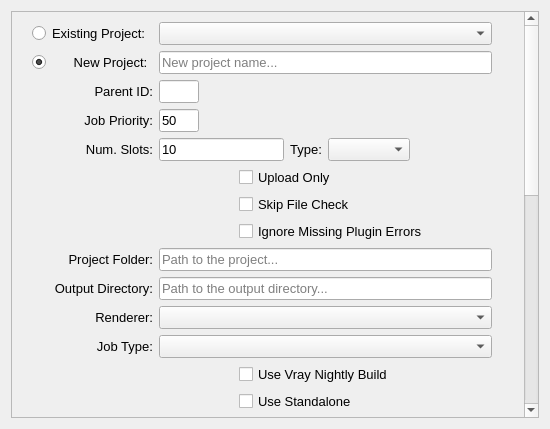
<?xml version="1.0" encoding="UTF-8"?>
<ui version="4.0">
 <class>SubmitDialog</class>
 <widget class="QDialog" name="SubmitDialog">
  <property name="geometry">
   <rect>
    <x>0</x>
    <y>0</y>
    <width>550</width>
    <height>429</height>
   </rect>
  </property>
  <property name="minimumSize">
   <size>
    <width>527</width>
    <height>0</height>
   </size>
  </property>
  <property name="maximumSize">
   <size>
    <width>550</width>
    <height>1040</height>
   </size>
  </property>
  <property name="windowTitle">
   <string>Dialog</string>
  </property>
  <layout class="QGridLayout" name="gridLayout">
   <item row="0" column="0">
    <widget class="QScrollArea" name="scrollArea">
     <property name="horizontalScrollBarPolicy">
      <enum>Qt::ScrollBarAlwaysOff</enum>
     </property>
     <property name="widgetResizable">
      <bool>true</bool>
     </property>
     <widget class="QWidget" name="scrollAreaWidgetContents">
      <property name="geometry">
       <rect>
        <x>0</x>
        <y>0</y>
        <width>509</width>
        <height>900</height>
       </rect>
      </property>
      <property name="minimumSize">
       <size>
        <width>493</width>
        <height>900</height>
       </size>
      </property>
      <widget class="QWidget" name="layoutWidget">
       <property name="geometry">
        <rect>
         <x>0</x>
         <y>0</y>
         <width>480</width>
         <height>900</height>
        </rect>
       </property>
       <property name="font">
        <font>
         <pointsize>10</pointsize>
        </font>
       </property>
       <layout class="QVBoxLayout" name="verticalLayout">
        <property name="leftMargin">
         <number>20</number>
        </property>
        <property name="rightMargin">
         <number>0</number>
        </property>
        <item>
         <layout class="QGridLayout" name="main_layout">
          <property name="topMargin">
           <number>10</number>
          </property>
          <property name="bottomMargin">
           <number>10</number>
          </property>
          <item row="10" column="0">
           <widget class="QLabel" name="label_6">
            <property name="font">
             <font>
              <pointsize>10</pointsize>
             </font>
            </property>
            <property name="text">
             <string>Renderer:</string>
            </property>
            <property name="alignment">
             <set>Qt::AlignRight|Qt::AlignTrailing|Qt::AlignVCenter</set>
            </property>
           </widget>
          </item>
          <item row="1" column="0">
           <widget class="QRadioButton" name="new_project">
            <property name="text">
             <string>      New Project:</string>
            </property>
            <property name="checked">
             <bool>true</bool>
            </property>
            <property name="-ann" stdset="0">
             <string>`python &quot;cmds.submit_callb('new_project')&quot;`</string>
            </property>
           </widget>
          </item>
          <item row="0" column="0">
           <widget class="QRadioButton" name="existing_project">
            <property name="text">
             <string>Existing Project:</string>
            </property>
            <property name="checked">
             <bool>false</bool>
            </property>
            <property name="-ann" stdset="0">
             <string>`python &quot;cmds.submit_callb('existing_project')&quot;`</string>
            </property>
           </widget>
          </item>
          <item row="17" column="0">
           <widget class="QLabel" name="label_9">
            <property name="font">
             <font>
              <pointsize>10</pointsize>
             </font>
            </property>
            <property name="text">
             <string>Chunk Size:</string>
            </property>
            <property name="alignment">
             <set>Qt::AlignRight|Qt::AlignTrailing|Qt::AlignVCenter</set>
            </property>
           </widget>
          </item>
          <item row="18" column="1">
           <widget class="QComboBox" name="camera">
            <property name="font">
             <font>
              <pointsize>10</pointsize>
             </font>
            </property>
            <property name="-ann" stdset="0">
             <string>`python &quot;cmds.submit_callb('camera')&quot;`</string>
            </property>
           </widget>
          </item>
          <item row="9" column="0">
           <widget class="QLabel" name="label_5">
            <property name="font">
             <font>
              <pointsize>10</pointsize>
             </font>
            </property>
            <property name="text">
             <string>Output Directory:</string>
            </property>
            <property name="alignment">
             <set>Qt::AlignRight|Qt::AlignTrailing|Qt::AlignVCenter</set>
            </property>
           </widget>
          </item>
          <item row="16" column="1">
           <widget class="QLineEdit" name="frame_step">
            <property name="sizePolicy">
             <sizepolicy hsizetype="Maximum" vsizetype="Fixed">
              <horstretch>0</horstretch>
              <verstretch>0</verstretch>
             </sizepolicy>
            </property>
            <property name="font">
             <font>
              <pointsize>10</pointsize>
             </font>
            </property>
            <property name="text">
             <string>1</string>
            </property>
            <property name="-tx" stdset="0">
             <string>`python &quot;cmds.submit_callb('frame_step')&quot;`</string>
            </property>
           </widget>
          </item>
          <item row="2" column="0">
           <widget class="QLabel" name="label_18">
            <property name="sizePolicy">
             <sizepolicy hsizetype="Preferred" vsizetype="Preferred">
              <horstretch>0</horstretch>
              <verstretch>0</verstretch>
             </sizepolicy>
            </property>
            <property name="maximumSize">
             <size>
              <width>16777215</width>
              <height>16777215</height>
             </size>
            </property>
            <property name="font">
             <font>
              <pointsize>10</pointsize>
             </font>
            </property>
            <property name="text">
             <string>Parent ID:</string>
            </property>
            <property name="alignment">
             <set>Qt::AlignRight|Qt::AlignTrailing|Qt::AlignVCenter</set>
            </property>
           </widget>
          </item>
          <item row="17" column="1">
           <widget class="QLineEdit" name="chunk_size">
            <property name="sizePolicy">
             <sizepolicy hsizetype="Maximum" vsizetype="Fixed">
              <horstretch>0</horstretch>
              <verstretch>0</verstretch>
             </sizepolicy>
            </property>
            <property name="font">
             <font>
              <pointsize>10</pointsize>
             </font>
            </property>
            <property name="text">
             <string>10</string>
            </property>
            <property name="-tx" stdset="0">
             <string>`python &quot;cmds.submit_callb('chunk_size')&quot;`</string>
            </property>
           </widget>
          </item>
          <item row="9" column="1">
           <widget class="QLineEdit" name="output_dir">
            <property name="placeholderText">
             <string>Path to the output directory...</string>
            </property>
            <property name="-tx" stdset="0">
             <string>`python &quot;cmds.submit_callb('output_dir')&quot;`</string>
            </property>
           </widget>
          </item>
          <item row="7" column="1">
           <layout class="QHBoxLayout" name="horizontalLayout_13">
            <item>
             <spacer name="horizontalSpacer_14">
              <property name="orientation">
               <enum>Qt::Horizontal</enum>
              </property>
              <property name="sizeType">
               <enum>QSizePolicy::Fixed</enum>
              </property>
              <property name="sizeHint" stdset="0">
               <size>
                <width>80</width>
                <height>20</height>
               </size>
              </property>
             </spacer>
            </item>
            <item>
             <widget class="QCheckBox" name="ignore_plugin_errors">
              <property name="text">
               <string>Ignore Missing Plugin Errors</string>
              </property>
              <property name="-v" stdset="0">
               <string>`python &quot;cmds.submit_callb('ignore_plugin_errors')&quot;`</string>
              </property>
             </widget>
            </item>
           </layout>
          </item>
          <item row="1" column="1">
           <widget class="QLineEdit" name="new_project_name">
            <property name="placeholderText">
             <string>New project name...</string>
            </property>
            <property name="-tx" stdset="0">
             <string>`python &quot;cmds.submit_callb('new_project_name')&quot;`</string>
            </property>
           </widget>
          </item>
          <item row="14" column="1">
           <layout class="QHBoxLayout" name="horizontalLayout_12">
            <item>
             <spacer name="horizontalSpacer_12">
              <property name="orientation">
               <enum>Qt::Horizontal</enum>
              </property>
              <property name="sizeType">
               <enum>QSizePolicy::Fixed</enum>
              </property>
              <property name="sizeHint" stdset="0">
               <size>
                <width>80</width>
                <height>20</height>
               </size>
              </property>
             </spacer>
            </item>
            <item>
             <widget class="QCheckBox" name="distributed">
              <property name="sizePolicy">
               <sizepolicy hsizetype="Minimum" vsizetype="Fixed">
                <horstretch>0</horstretch>
                <verstretch>0</verstretch>
               </sizepolicy>
              </property>
              <property name="text">
               <string>Distributed Rendering</string>
              </property>
              <property name="-v" stdset="0">
               <string>`python &quot;cmds.submit_callb('distributed')&quot;`</string>
              </property>
             </widget>
            </item>
           </layout>
          </item>
          <item row="0" column="1">
           <widget class="QComboBox" name="existing_project_name">
            <property name="-ann" stdset="0">
             <string>`python &quot;cmds.submit_callb('existing_project_name')&quot;`</string>
            </property>
           </widget>
          </item>
          <item row="20" column="0">
           <widget class="QLabel" name="label_12">
            <property name="font">
             <font>
              <pointsize>10</pointsize>
             </font>
            </property>
            <property name="text">
             <string>Resolution:</string>
            </property>
            <property name="alignment">
             <set>Qt::AlignRight|Qt::AlignTrailing|Qt::AlignVCenter</set>
            </property>
           </widget>
          </item>
          <item row="20" column="1">
           <layout class="QHBoxLayout" name="horizontalLayout">
            <property name="spacing">
             <number>6</number>
            </property>
            <property name="sizeConstraint">
             <enum>QLayout::SetDefaultConstraint</enum>
            </property>
            <item>
             <spacer name="horizontalSpacer_2">
              <property name="orientation">
               <enum>Qt::Horizontal</enum>
              </property>
              <property name="sizeHint" stdset="0">
               <size>
                <width>80</width>
                <height>20</height>
               </size>
              </property>
             </spacer>
            </item>
            <item>
             <widget class="QLabel" name="label_15">
              <property name="font">
               <font>
                <pointsize>10</pointsize>
               </font>
              </property>
              <property name="text">
               <string>X</string>
              </property>
              <property name="alignment">
               <set>Qt::AlignRight|Qt::AlignTrailing|Qt::AlignVCenter</set>
              </property>
             </widget>
            </item>
            <item>
             <widget class="QLineEdit" name="x_res">
              <property name="sizePolicy">
               <sizepolicy hsizetype="Preferred" vsizetype="Fixed">
                <horstretch>0</horstretch>
                <verstretch>0</verstretch>
               </sizepolicy>
              </property>
              <property name="font">
               <font>
                <pointsize>10</pointsize>
               </font>
              </property>
              <property name="text">
               <string>0</string>
              </property>
              <property name="-tx" stdset="0">
               <string>`python &quot;cmds.submit_callb('x_res')&quot;`</string>
              </property>
             </widget>
            </item>
            <item>
             <widget class="QLabel" name="label_16">
              <property name="font">
               <font>
                <pointsize>10</pointsize>
               </font>
              </property>
              <property name="text">
               <string>Y</string>
              </property>
              <property name="alignment">
               <set>Qt::AlignRight|Qt::AlignTrailing|Qt::AlignVCenter</set>
              </property>
             </widget>
            </item>
            <item>
             <widget class="QLineEdit" name="y_res">
              <property name="sizePolicy">
               <sizepolicy hsizetype="Preferred" vsizetype="Fixed">
                <horstretch>0</horstretch>
                <verstretch>0</verstretch>
               </sizepolicy>
              </property>
              <property name="font">
               <font>
                <pointsize>10</pointsize>
               </font>
              </property>
              <property name="text">
               <string>0</string>
              </property>
              <property name="-tx" stdset="0">
               <string>`python &quot;cmds.submit_callb('y_res')&quot;`</string>
              </property>
             </widget>
            </item>
            <item>
             <spacer name="horizontalSpacer_5">
              <property name="font">
               <font>
                <pointsize>10</pointsize>
               </font>
              </property>
              <property name="orientation">
               <enum>Qt::Horizontal</enum>
              </property>
              <property name="sizeHint" stdset="0">
               <size>
                <width>240</width>
                <height>20</height>
               </size>
              </property>
             </spacer>
            </item>
           </layout>
          </item>
          <item row="4" column="0">
           <widget class="QLabel" name="label_2">
            <property name="maximumSize">
             <size>
              <width>16777215</width>
              <height>16777215</height>
             </size>
            </property>
            <property name="font">
             <font>
              <pointsize>10</pointsize>
             </font>
            </property>
            <property name="text">
             <string>Num. Slots:</string>
            </property>
            <property name="textFormat">
             <enum>Qt::AutoText</enum>
            </property>
            <property name="scaledContents">
             <bool>false</bool>
            </property>
            <property name="alignment">
             <set>Qt::AlignRight|Qt::AlignTrailing|Qt::AlignVCenter</set>
            </property>
            <property name="wordWrap">
             <bool>false</bool>
            </property>
            <property name="openExternalLinks">
             <bool>false</bool>
            </property>
            <property name="textInteractionFlags">
             <set>Qt::LinksAccessibleByMouse</set>
            </property>
           </widget>
          </item>
          <item row="3" column="0">
           <widget class="QLabel" name="label_17">
            <property name="maximumSize">
             <size>
              <width>16777215</width>
              <height>16777215</height>
             </size>
            </property>
            <property name="font">
             <font>
              <pointsize>10</pointsize>
             </font>
            </property>
            <property name="text">
             <string>Job Priority:</string>
            </property>
            <property name="alignment">
             <set>Qt::AlignRight|Qt::AlignTrailing|Qt::AlignVCenter</set>
            </property>
           </widget>
          </item>
          <item row="4" column="1">
           <layout class="QHBoxLayout" name="horizontalLayout_3">
            <item>
             <widget class="QLineEdit" name="num_instances">
              <property name="sizePolicy">
               <sizepolicy hsizetype="Fixed" vsizetype="Fixed">
                <horstretch>0</horstretch>
                <verstretch>0</verstretch>
               </sizepolicy>
              </property>
              <property name="minimumSize">
               <size>
                <width>40</width>
                <height>0</height>
               </size>
              </property>
              <property name="baseSize">
               <size>
                <width>40</width>
                <height>0</height>
               </size>
              </property>
              <property name="font">
               <font>
                <pointsize>10</pointsize>
               </font>
              </property>
              <property name="text">
               <string>10</string>
              </property>
              <property name="-tx" stdset="0">
               <string>`python &quot;cmds.submit_callb('num_instances')&quot;`</string>
              </property>
             </widget>
            </item>
            <item>
             <widget class="QLabel" name="label_3">
              <property name="font">
               <font>
                <pointsize>10</pointsize>
               </font>
              </property>
              <property name="text">
               <string>Type:</string>
              </property>
              <property name="alignment">
               <set>Qt::AlignRight|Qt::AlignTrailing|Qt::AlignVCenter</set>
              </property>
             </widget>
            </item>
            <item>
             <widget class="QComboBox" name="instance_type">
              <property name="sizePolicy">
               <sizepolicy hsizetype="Expanding" vsizetype="Fixed">
                <horstretch>0</horstretch>
                <verstretch>0</verstretch>
               </sizepolicy>
              </property>
              <property name="font">
               <font>
                <pointsize>10</pointsize>
               </font>
              </property>
              <property name="-ann" stdset="0">
               <string>`python &quot;cmds.submit_callb('instance_type')&quot;`</string>
              </property>
             </widget>
            </item>
            <item>
             <spacer name="horizontalSpacer">
              <property name="orientation">
               <enum>Qt::Horizontal</enum>
              </property>
              <property name="sizeHint" stdset="0">
               <size>
                <width>40</width>
                <height>20</height>
               </size>
              </property>
             </spacer>
            </item>
           </layout>
          </item>
          <item row="19" column="0">
           <widget class="QLabel" name="layers_label">
            <property name="sizePolicy">
             <sizepolicy hsizetype="Minimum" vsizetype="Fixed">
              <horstretch>0</horstretch>
              <verstretch>0</verstretch>
             </sizepolicy>
            </property>
            <property name="font">
             <font>
              <pointsize>10</pointsize>
             </font>
            </property>
            <property name="text">
             <string>Render Layers:</string>
            </property>
            <property name="alignment">
             <set>Qt::AlignRight|Qt::AlignTrailing|Qt::AlignVCenter</set>
            </property>
           </widget>
          </item>
          <item row="10" column="1">
           <widget class="QComboBox" name="renderer">
            <property name="-ann" stdset="0">
             <string>`python &quot;cmds.submit_callb('renderer')&quot;`</string>
            </property>
           </widget>
          </item>
          <item row="18" column="0">
           <widget class="QLabel" name="label_10">
            <property name="font">
             <font>
              <pointsize>10</pointsize>
             </font>
            </property>
            <property name="text">
             <string>Camera:</string>
            </property>
            <property name="alignment">
             <set>Qt::AlignRight|Qt::AlignTrailing|Qt::AlignVCenter</set>
            </property>
           </widget>
          </item>
          <item row="8" column="1">
           <widget class="QLineEdit" name="project">
            <property name="placeholderText">
             <string>Path to the project...</string>
            </property>
            <property name="-tx" stdset="0">
             <string>`python &quot;cmds.submit_callb('project')&quot;`</string>
            </property>
           </widget>
          </item>
          <item row="13" column="1">
           <layout class="QHBoxLayout" name="horizontalLayout_15">
            <item>
             <spacer name="horizontalSpacer_13">
              <property name="orientation">
               <enum>Qt::Horizontal</enum>
              </property>
              <property name="sizeType">
               <enum>QSizePolicy::Fixed</enum>
              </property>
              <property name="sizeHint" stdset="0">
               <size>
                <width>80</width>
                <height>20</height>
               </size>
              </property>
             </spacer>
            </item>
            <item>
             <widget class="QCheckBox" name="use_standalone">
              <property name="text">
               <string>Use Standalone</string>
              </property>
              <property name="-v" stdset="0">
               <string>`python &quot;cmds.submit_callb('use_standalone')&quot;`</string>
              </property>
             </widget>
            </item>
           </layout>
          </item>
          <item row="3" column="1">
           <layout class="QHBoxLayout" name="horizontalLayout_4">
            <item>
             <widget class="QLineEdit" name="priority">
              <property name="maximumSize">
               <size>
                <width>40</width>
                <height>16777215</height>
               </size>
              </property>
              <property name="text">
               <string>50</string>
              </property>
              <property name="-tx" stdset="0">
               <string>`python &quot;cmds.submit_callb('priority')&quot;`</string>
              </property>
             </widget>
            </item>
            <item>
             <spacer name="horizontalSpacer_4">
              <property name="orientation">
               <enum>Qt::Horizontal</enum>
              </property>
              <property name="sizeHint" stdset="0">
               <size>
                <width>40</width>
                <height>20</height>
               </size>
              </property>
             </spacer>
            </item>
           </layout>
          </item>
          <item row="2" column="1">
           <layout class="QHBoxLayout" name="horizontalLayout_11">
            <item>
             <widget class="QLineEdit" name="parent_id">
              <property name="sizePolicy">
               <sizepolicy hsizetype="Expanding" vsizetype="Fixed">
                <horstretch>0</horstretch>
                <verstretch>0</verstretch>
               </sizepolicy>
              </property>
              <property name="maximumSize">
               <size>
                <width>40</width>
                <height>16777215</height>
               </size>
              </property>
              <property name="-tx" stdset="0">
               <string>`python &quot;cmds.submit_callb('parent_id')&quot;`</string>
              </property>
             </widget>
            </item>
            <item>
             <spacer name="horizontalSpacer_10">
              <property name="orientation">
               <enum>Qt::Horizontal</enum>
              </property>
              <property name="sizeType">
               <enum>QSizePolicy::Expanding</enum>
              </property>
              <property name="sizeHint" stdset="0">
               <size>
                <width>120</width>
                <height>20</height>
               </size>
              </property>
             </spacer>
            </item>
           </layout>
          </item>
          <item row="15" column="1">
           <widget class="QLineEdit" name="frange">
            <property name="sizePolicy">
             <sizepolicy hsizetype="Maximum" vsizetype="Fixed">
              <horstretch>0</horstretch>
              <verstretch>0</verstretch>
             </sizepolicy>
            </property>
            <property name="font">
             <font>
              <pointsize>10</pointsize>
             </font>
            </property>
            <property name="text">
             <string>1001-1101</string>
            </property>
            <property name="-tx" stdset="0">
             <string>`python &quot;cmds.submit_callb('frange')&quot;`</string>
            </property>
           </widget>
          </item>
          <item row="12" column="1">
           <layout class="QHBoxLayout" name="horizontalLayout_10">
            <item>
             <spacer name="horizontalSpacer_11">
              <property name="orientation">
               <enum>Qt::Horizontal</enum>
              </property>
              <property name="sizeType">
               <enum>QSizePolicy::Fixed</enum>
              </property>
              <property name="sizeHint" stdset="0">
               <size>
                <width>80</width>
                <height>20</height>
               </size>
              </property>
             </spacer>
            </item>
            <item>
             <widget class="QCheckBox" name="vray_nightly">
              <property name="text">
               <string>Use Vray Nightly Build</string>
              </property>
              <property name="-v" stdset="0">
               <string>`python &quot;cmds.submit_callb('vray_nightly')&quot;`</string>
              </property>
             </widget>
            </item>
           </layout>
          </item>
          <item row="16" column="0">
           <widget class="QLabel" name="label_8">
            <property name="font">
             <font>
              <pointsize>10</pointsize>
             </font>
            </property>
            <property name="text">
             <string>Frame Step:</string>
            </property>
            <property name="alignment">
             <set>Qt::AlignRight|Qt::AlignTrailing|Qt::AlignVCenter</set>
            </property>
           </widget>
          </item>
          <item row="6" column="1">
           <layout class="QHBoxLayout" name="horizontalLayout_7">
            <item>
             <spacer name="horizontalSpacer_6">
              <property name="orientation">
               <enum>Qt::Horizontal</enum>
              </property>
              <property name="sizeType">
               <enum>QSizePolicy::Fixed</enum>
              </property>
              <property name="sizeHint" stdset="0">
               <size>
                <width>80</width>
                <height>20</height>
               </size>
              </property>
             </spacer>
            </item>
            <item>
             <widget class="QCheckBox" name="skip_check">
              <property name="minimumSize">
               <size>
                <width>0</width>
                <height>0</height>
               </size>
              </property>
              <property name="text">
               <string>Skip File Check</string>
              </property>
              <property name="-v" stdset="0">
               <string>`python &quot;cmds.submit_callb('skip_check')&quot;`</string>
              </property>
             </widget>
            </item>
           </layout>
          </item>
          <item row="5" column="1">
           <layout class="QHBoxLayout" name="horizontalLayout_5">
            <item>
             <spacer name="horizontalSpacer_3">
              <property name="orientation">
               <enum>Qt::Horizontal</enum>
              </property>
              <property name="sizeType">
               <enum>QSizePolicy::Fixed</enum>
              </property>
              <property name="sizeHint" stdset="0">
               <size>
                <width>80</width>
                <height>20</height>
               </size>
              </property>
             </spacer>
            </item>
            <item>
             <widget class="QCheckBox" name="upload_only">
              <property name="text">
               <string>Upload Only</string>
              </property>
              <property name="-v" stdset="0">
               <string>`python &quot;cmds.submit_callb('upload_only')&quot;`</string>
              </property>
             </widget>
            </item>
           </layout>
          </item>
          <item row="19" column="1">
           <widget class="QListWidget" name="layers">
            <property name="sizePolicy">
             <sizepolicy hsizetype="Preferred" vsizetype="Preferred">
              <horstretch>0</horstretch>
              <verstretch>0</verstretch>
             </sizepolicy>
            </property>
            <property name="frameShadow">
             <enum>QFrame::Plain</enum>
            </property>
            <property name="verticalScrollBarPolicy">
             <enum>Qt::ScrollBarAlwaysOn</enum>
            </property>
            <property name="autoScroll">
             <bool>true</bool>
            </property>
            <property name="autoScrollMargin">
             <number>7</number>
            </property>
            <property name="showDropIndicator" stdset="0">
             <bool>false</bool>
            </property>
            <property name="alternatingRowColors">
             <bool>true</bool>
            </property>
            <property name="selectionMode">
             <enum>QAbstractItemView::MultiSelection</enum>
            </property>
            <property name="resizeMode">
             <enum>QListView::Adjust</enum>
            </property>
            <property name="layoutMode">
             <enum>QListView::Batched</enum>
            </property>
            <property name="selectionRectVisible">
             <bool>false</bool>
            </property>
            <property name="-allowMultiSelection" stdset="0">
             <string>true</string>
            </property>
           </widget>
          </item>
          <item row="8" column="0">
           <widget class="QLabel" name="label_4">
            <property name="font">
             <font>
              <pointsize>10</pointsize>
             </font>
            </property>
            <property name="text">
             <string>Project Folder:</string>
            </property>
            <property name="alignment">
             <set>Qt::AlignRight|Qt::AlignTrailing|Qt::AlignVCenter</set>
            </property>
           </widget>
          </item>
          <item row="15" column="0">
           <widget class="QLabel" name="frange_label">
            <property name="font">
             <font>
              <pointsize>10</pointsize>
             </font>
            </property>
            <property name="text">
             <string>Frame Range:</string>
            </property>
            <property name="alignment">
             <set>Qt::AlignRight|Qt::AlignTrailing|Qt::AlignVCenter</set>
            </property>
           </widget>
          </item>
          <item row="11" column="1">
           <widget class="QComboBox" name="job_type">
            <property name="-ann" stdset="0">
             <string>`python &quot;cmds.submit_callb('job_type')&quot;`</string>
            </property>
           </widget>
          </item>
          <item row="11" column="0">
           <widget class="QLabel" name="job_type_label">
            <property name="font">
             <font>
              <family>Lucida Grande</family>
              <pointsize>10</pointsize>
             </font>
            </property>
            <property name="text">
             <string>Job Type:</string>
            </property>
            <property name="alignment">
             <set>Qt::AlignRight|Qt::AlignTrailing|Qt::AlignVCenter</set>
            </property>
           </widget>
          </item>
         </layout>
        </item>
        <item>
         <widget class="Line" name="line">
          <property name="orientation">
           <enum>Qt::Horizontal</enum>
          </property>
         </widget>
        </item>
        <item>
         <layout class="QGridLayout" name="gridLayout_2">
          <item row="0" column="0">
           <widget class="QLabel" name="label_13">
            <property name="font">
             <font>
              <pointsize>10</pointsize>
             </font>
            </property>
            <property name="text">
             <string>Username:</string>
            </property>
            <property name="alignment">
             <set>Qt::AlignRight|Qt::AlignTrailing|Qt::AlignVCenter</set>
            </property>
           </widget>
          </item>
          <item row="0" column="1">
           <widget class="QLineEdit" name="username">
            <property name="text">
             <string/>
            </property>
            <property name="-tx" stdset="0">
             <string>`python &quot;cmds.submit_callb('username')&quot;`</string>
            </property>
           </widget>
          </item>
          <item row="1" column="0">
           <widget class="QLabel" name="label_14">
            <property name="font">
             <font>
              <pointsize>10</pointsize>
             </font>
            </property>
            <property name="text">
             <string>Password:</string>
            </property>
            <property name="alignment">
             <set>Qt::AlignRight|Qt::AlignTrailing|Qt::AlignVCenter</set>
            </property>
           </widget>
          </item>
          <item row="1" column="1">
           <widget class="QLineEdit" name="password">
            <property name="inputMask">
             <string notr="true"/>
            </property>
            <property name="text">
             <string/>
            </property>
            <property name="echoMode">
             <enum>QLineEdit::Password</enum>
            </property>
            <property name="-tx" stdset="0">
             <string>`python &quot;cmds.submit_callb('password')&quot;`</string>
            </property>
           </widget>
          </item>
         </layout>
        </item>
        <item>
         <layout class="QHBoxLayout" name="horizontalLayout_2">
          <property name="leftMargin">
           <number>0</number>
          </property>
          <property name="topMargin">
           <number>0</number>
          </property>
          <item>
           <widget class="QPushButton" name="submit_button">
            <property name="sizePolicy">
             <sizepolicy hsizetype="MinimumExpanding" vsizetype="Fixed">
              <horstretch>0</horstretch>
              <verstretch>0</verstretch>
             </sizepolicy>
            </property>
            <property name="font">
             <font>
              <family>Lucida Grande</family>
              <pointsize>24</pointsize>
             </font>
            </property>
            <property name="text">
             <string>Launch Job</string>
            </property>
            <property name="+command" stdset="0">
             <string>&quot;cmds.do_submit_callb()&quot;</string>
            </property>
           </widget>
          </item>
         </layout>
        </item>
       </layout>
      </widget>
     </widget>
    </widget>
   </item>
  </layout>
 </widget>
 <tabstops>
  <tabstop>scrollArea</tabstop>
  <tabstop>existing_project</tabstop>
  <tabstop>existing_project_name</tabstop>
  <tabstop>new_project</tabstop>
  <tabstop>new_project_name</tabstop>
  <tabstop>parent_id</tabstop>
  <tabstop>priority</tabstop>
  <tabstop>num_instances</tabstop>
  <tabstop>instance_type</tabstop>
  <tabstop>upload_only</tabstop>
  <tabstop>skip_check</tabstop>
  <tabstop>ignore_plugin_errors</tabstop>
  <tabstop>project</tabstop>
  <tabstop>output_dir</tabstop>
  <tabstop>renderer</tabstop>
  <tabstop>job_type</tabstop>
  <tabstop>vray_nightly</tabstop>
  <tabstop>use_standalone</tabstop>
  <tabstop>distributed</tabstop>
  <tabstop>frange</tabstop>
  <tabstop>frame_step</tabstop>
  <tabstop>chunk_size</tabstop>
  <tabstop>camera</tabstop>
  <tabstop>layers</tabstop>
  <tabstop>x_res</tabstop>
  <tabstop>y_res</tabstop>
  <tabstop>username</tabstop>
  <tabstop>password</tabstop>
  <tabstop>submit_button</tabstop>
 </tabstops>
 <resources/>
 <connections/>
</ui>
